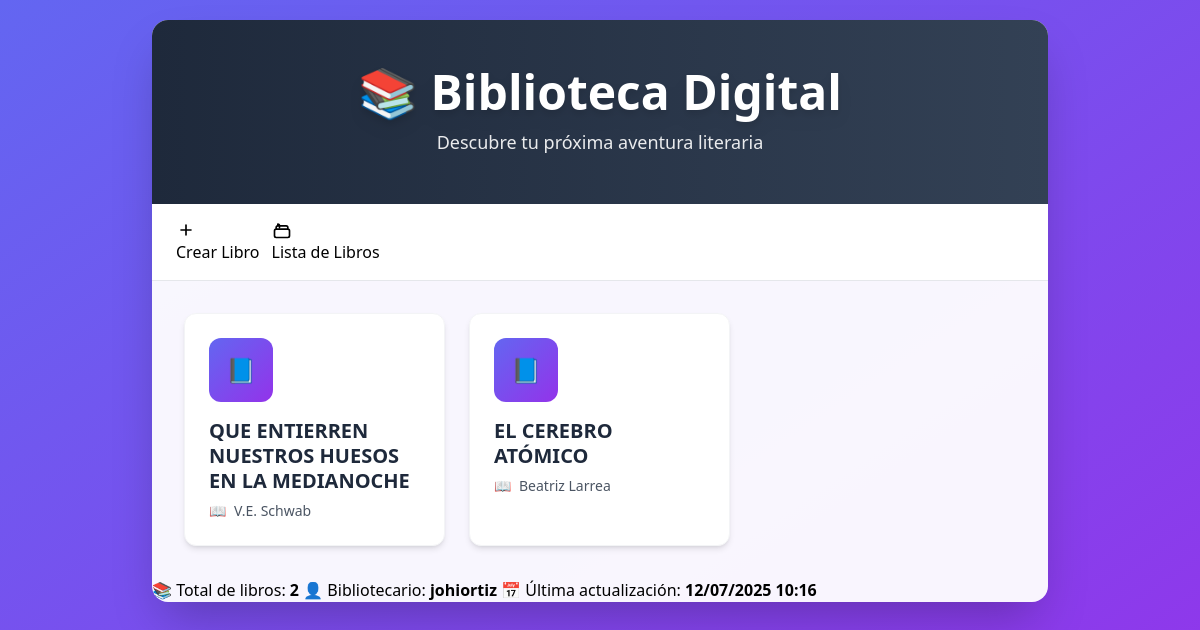
Page /libros/ on the earlier database version.
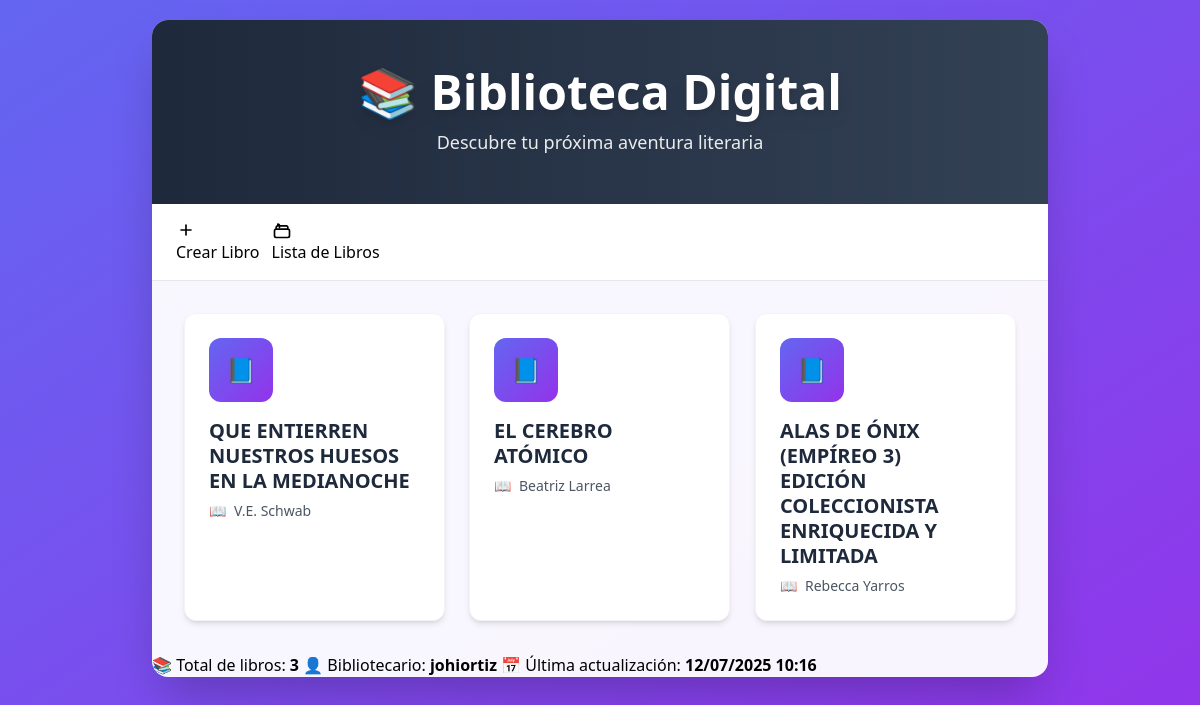
Same page on the later database version.
### libros/models.py (models this page shows, shortened)
class Libro(models.Model):
    titulo = models.CharField(max_length=200)
    autor = models.CharField(max_length=100)
    descripcion = models.TextField()
    fecha_publicacion = models.DateField()
    isbn = models.CharField(max_length=13, unique=True)

### libros/views.py (the view)
# urls.py: path('', views.lista_libros, name='lista_libros'),
def lista_libros(request):
    libros = Libro.objects.all()
    return render(request, 'libros/lista_libros.html', {'libros': libros})

### libros/templates/libros/lista_libros.html (shortened to what this page needs)
{% load static %}
<!DOCTYPE html>
<html lang="es">
<head>
    <script src="https://cdn.tailwindcss.com"></script>
    <link rel="stylesheet" href="{% static 'css/lista_libros.css' %}">
</head>
<body class="min-h-screen bg-gradient-to-br from-indigo-500 to-purple-600 p-5">
    <div class="max-w-4xl mx-auto bg-white/95 rounded-2xl shadow-2xl overflow-hidden animate-fade-in-up">
        <div class="bg-gradient-to-r from-slate-800 to-slate-700 text-white text-center py-12 px-5">
            <h1 class="text-4xl md:text-5xl font-bold mb-3 drop-shadow-lg">📚 Biblioteca Digital</h1>
            <p class="text-lg opacity-90">Descubre tu próxima aventura literaria</p>
        </div>
        <div class="bg-white border-b border-gray-200 px-6 py-4">
            <div class="flex flex-wrap gap-3 justify-center md:justify-start">
                <a href="{% url 'crear_libro' %}" class="btn-primary btn-green">
                    <svg class="w-5 h-5 mr-2" fill="none" stroke="currentColor" viewBox="0 0 24 24">
                        <path stroke-linecap="round" stroke-linejoin="round" stroke-width="2" d="M12 6v6m0 0v6m0-6h6m-6 0H6"></path>
                    </svg>
                    Crear Libro
                </a>
                <a href="{% url 'lista_libros' %}" class="btn-primary btn-active">
                    <svg class="w-5 h-5 mr-2" fill="none" stroke="currentColor" viewBox="0 0 24 24">
                        <path stroke-linecap="round" stroke-linejoin="round" stroke-width="2" d="M19 11H5m14 0a2 2 0 012 2v6a2 2 0 01-2 2H5a2 2 0 01-2-2v-6a2 2 0 012-2m14 0V9a2 2 0 00-2-2M5 11V9a2 2 0 012-2m0 0V5a2 2 0 012 2v2M7 7h10"></path>
                    </svg>
                    Lista de Libros
                </a>
            </div>
        </div>
        <div class="p-6 md:p-8">
            {% if libros %}
                <ul class="grid grid-cols-1 md:grid-cols-2 lg:grid-cols-3 gap-6 list-none" id="booksGrid">
                {% for libro in libros %}
                    <li class="book-card bg-white rounded-xl shadow-md hover:shadow-xl transition-all duration-300 hover:-translate-y-2 border border-gray-100 hover:border-indigo-400 overflow-hidden"
                        data-title="{{ libro.titulo|lower }}">
                        <a href="{% url 'detalle_libro' libro.id %}" class="block p-6 text-inherit no-underline">
                            <div class="w-16 h-16 bg-gradient-to-br from-indigo-500 to-purple-600 rounded-xl flex items-center justify-center mb-4 text-white text-2xl">
                                📘
                            </div>
                            <div class="text-xl font-semibold text-slate-800 mb-2 leading-tight">
                                {{ libro.titulo }}
                            </div>
                            <div class="text-gray-600 text-sm flex items-center gap-2">
                                <span>📖</span>
                                <span>
                                    {% if libro.autor %}
                                        {{ libro.autor }}
                                    {% else %}
                                        Autor desconocido
                                    {% endif %}
                                </span>
                            </div>
                        </a>
                    </li>
                {% endfor %}
                </ul>
            {% else %}
                <div class="text-center py-16 px-5 text-gray-500">
                    <h3 class="text-2xl font-medium mb-3 text-gray-400">📭 No hay libros disponibles</h3>
                    <p class="text-lg">Parece que la biblioteca está vacía. ¡Pronto habrá nuevos libros!</p>
                </div>
            {% endif %}
        </div>
        {% if libros %}
        <div class="footer-stats">
            <div class="footer-stats-content">
                <span>📚 Total de libros: <strong>{{ libros|length }}</strong></span>
                <span>👤 Bibliotecario: <strong>johiortiz</strong></span>
                <span>📅 Última actualización: <strong>12/07/2025 10:16</strong></span>
            </div>
        </div>
        {% endif %}
    </div>
</body>
</html>

Differences in the rows shown:
added Libro: titulo "ALAS DE ÓNIX (EMPÍREO 3) EDICIÓN COLECCIONISTA ENRIQUECIDA Y LIMITADA", autor "Rebecca Yarros"
Other differences:
{{ libros|length }}: "2" → "3"
